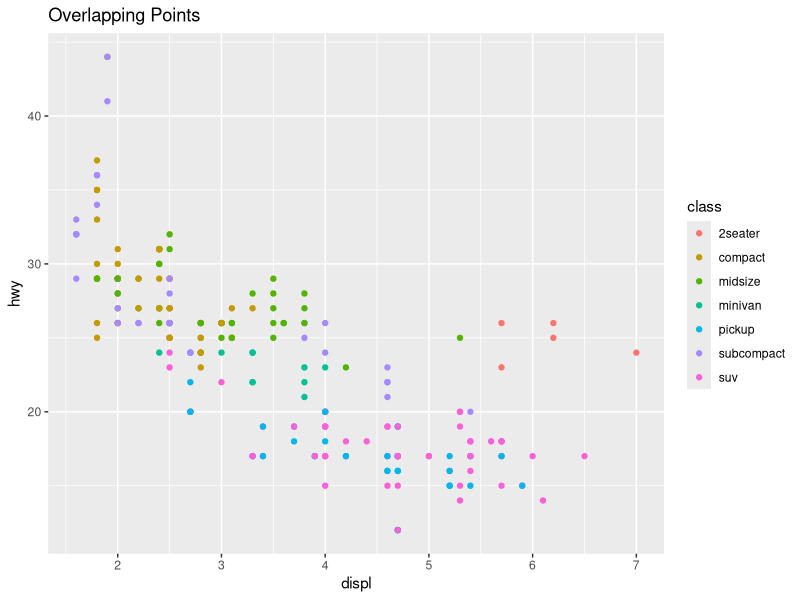
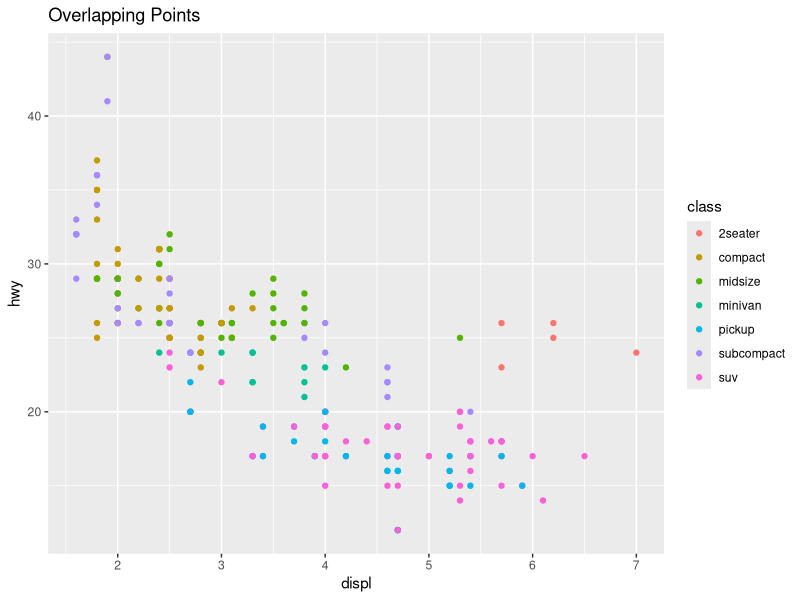
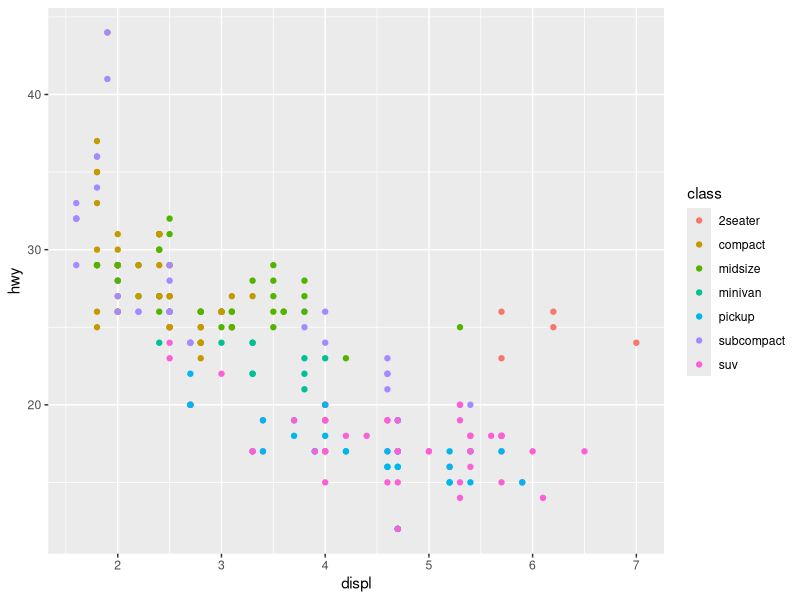
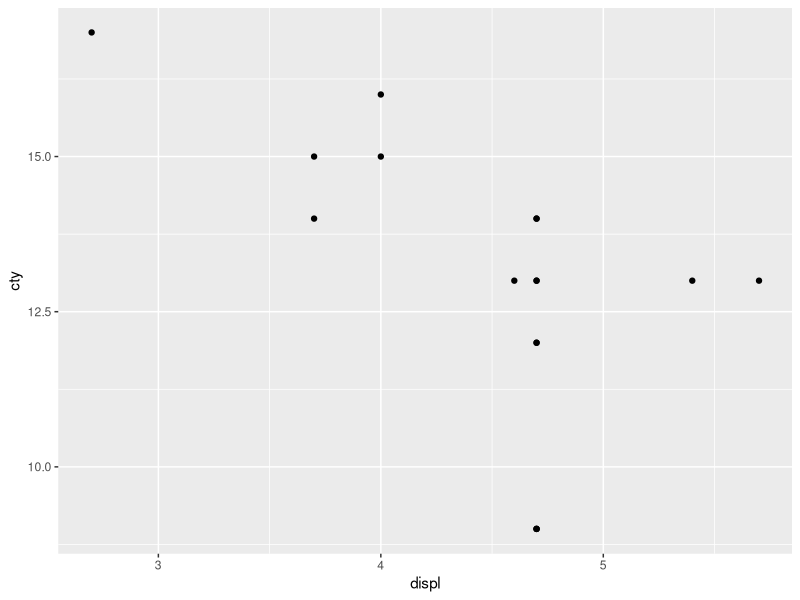
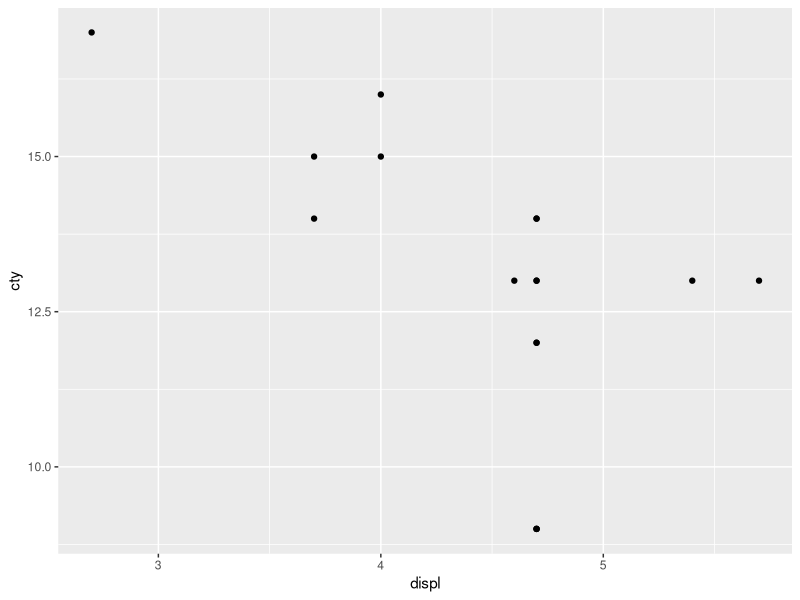
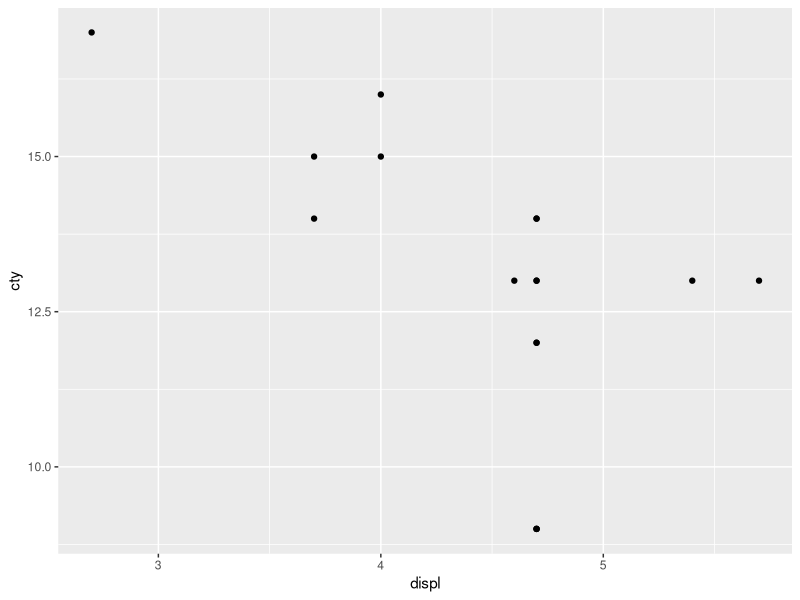

Write the R code that produced these figures, in order.
## ---- chunk 1
knitr::opts_chunk$set(echo = TRUE, warning=FALSE, message=FALSE)
## ---- chunk 2
library(tidyverse)
data("mpg")
## ---- chunk 3
table <- mpg %>% 
  group_by(cyl, class) %>% 
  summarize(mean_hwy = mean(hwy)) 

## ---- chunk 4

## ---- chunk 5

## ---- chunk 6
ggplot(data = mpg, aes(x = displ, y = hwy)) + 
  geom_point(aes(color = class)) +
  ggtitle("Overlapping Points")

ggplot(data = mpg, aes(x = displ, y = hwy)) + 
  geom_point(aes(color = class)) +
  ggtitle("Overlapping Points")
## ---- chunk 7
mpg %>% 
  ggplot() + 
    geom_point(aes(x = displ, y = hwy, color=class)) 
## ---- chunk 8
mpg %>% 
  filter(class=="pickup") %>% 
  filter(year == 2008) %>% 
  ggplot(aes(x=displ, y=cty)) +
    geom_point() 
## ---- chunk 9
library(ggrepel)
mpg %>% 
  filter(class == "pickup") %>% 
  filter(year == 2008) %>% 
  ggplot(aes(x=displ, y=cty)) +
    geom_point() 
## ---- chunk 10
mpg %>% 
  filter(class=="pickup") %>% 
  filter(year == 2008) %>% 
  ggplot(aes(x=displ, y=cty)) +
    geom_point()
